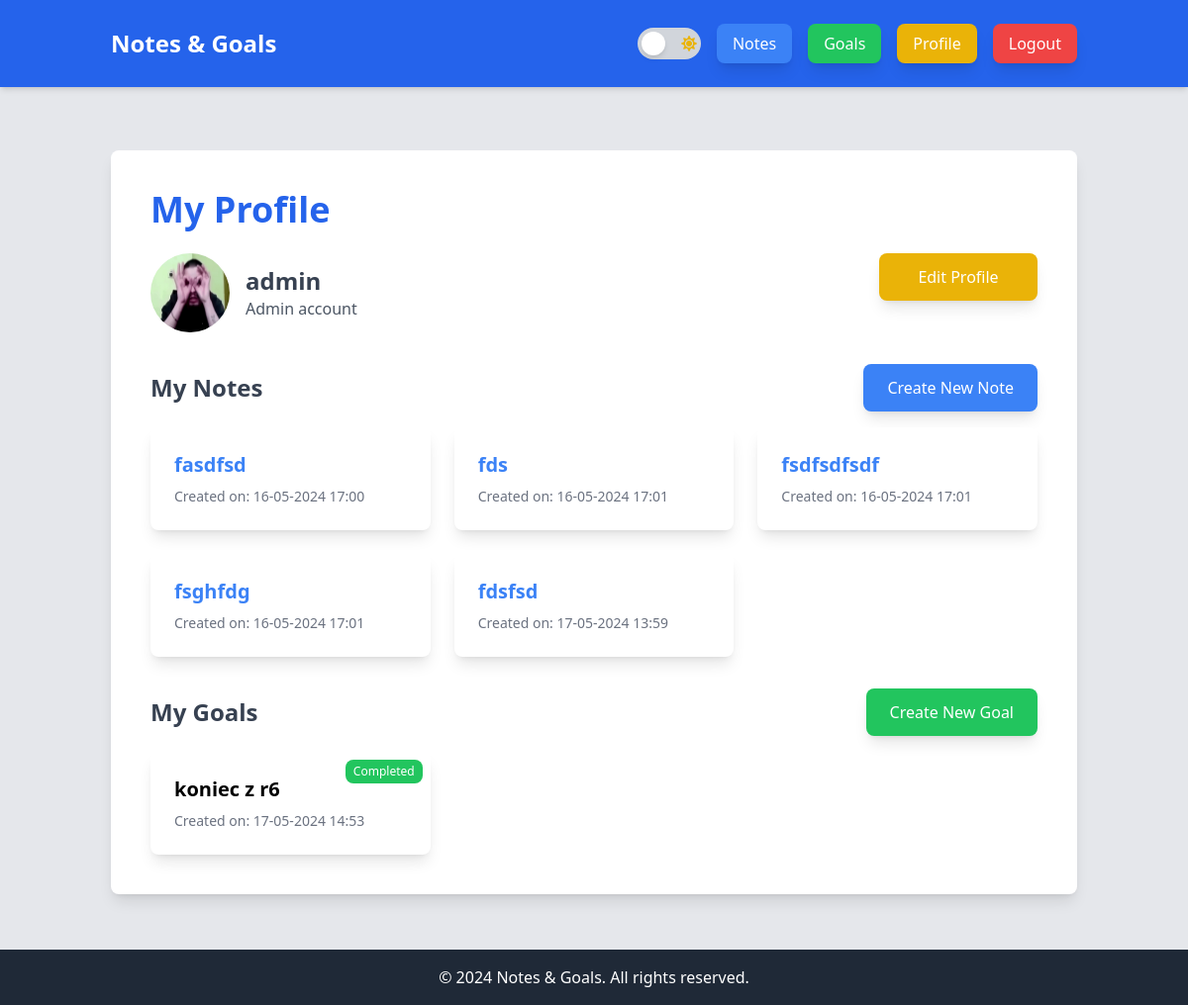
/profile/ (signed in), run on the app's committed database.
### notes_app/models.py (models this page shows, shortened)
class Profile(models.Model):
    user = models.OneToOneField(User, on_delete=models.CASCADE)
    image = models.ImageField(default="default.jpg", upload_to="profile_pics")
    bio = models.TextField(blank=True, null=True)

class Note(models.Model):
    user = models.ForeignKey(User, on_delete=models.CASCADE)
    title = models.CharField(max_length=100)
    description = models.CharField(max_length=100, blank=True, null=True)
    content = models.TextField()
    created_at = models.DateTimeField(auto_now_add=True)
    tags = models.ManyToManyField(Tag, blank=True)

class Goal(models.Model):
    user = models.ForeignKey(User, on_delete=models.CASCADE)
    title = models.CharField(max_length=100)
    description = models.TextField()
    short_description = models.CharField(max_length=100, blank=True, null=True)
    due_date = models.DateField()
    completed = models.BooleanField(default=False)
    created_at = models.DateTimeField(default=timezone.now)
    tags = models.ManyToManyField(Tag, blank=True)

### notes_app/views.py (the view)
# urls.py: path('profile/', views.profile, name='profile'),
@login_required
def profile(request):
    if request.method == "POST":
        u_form = UserUpdateForm(request.POST, instance=request.user)
        p_form = ProfileUpdateForm(
            request.POST, request.FILES, instance=request.user.profile
        )
        if u_form.is_valid() and p_form.is_valid():
            u_form.save()
            p_form.save()
            messages.success(request, f"Twoje konto zostało zaktualizowane!")
            return redirect("profile")
    else:
        u_form = UserUpdateForm(instance=request.user)
        p_form = ProfileUpdateForm(instance=request.user.profile)
    notes = Note.objects.filter(user=request.user).prefetch_related("tags")
    goals = Goal.objects.filter(user=request.user).prefetch_related("tags")
    context = {
        "u_form": u_form,
        "p_form": p_form,
        "notes": notes,
        "goals": goals,
    }
    return render(request, "notes_app/profile.html", context)

### notes_app/templatetags/form_tags.py (called while the page is built)
@register.filter(name='add_class')
def add_class(field, css_class):
    return field.as_widget(attrs={"class": css_class})

### notes_app/templates/notes_app/profile.html (shortened to what this page needs)
{% extends "base.html" %}
{% load form_tags %}
{% block content %}
<div class="bg-white dark:bg-gray-800 p-10 shadow-lg rounded-lg mt-10">
    <h1 class="text-4xl font-bold text-blue-600 dark:text-blue-400 mb-6">My Profile</h1>
    <div class="flex justify-between items-start mb-8">
        <div class="flex items-center">
            <img src="{{ user.profile.image.url }}" alt="Profile Image" class="w-20 h-20 rounded-full mr-4" id="profile-image-preview">
            <div>
                <h2 class="text-2xl font-semibold text-gray-700 dark:text-gray-300">{{ user.username }}</h2>
                <p class="text-gray-600 dark:text-gray-400">{{ user.profile.bio }}</p>
            </div>
        </div>
        <div class="flex-shrink-0">
            <button id="edit-profile-btn" class="bg-yellow-500 text-white px-3 py-3 rounded-lg shadow-lg w-40 hover:bg-yellow-700">Edit Profile</button>
        </div>
    </div>
    <div class="mb-8">
        <div class="flex justify-between items-center mb-4">
            <h2 class="text-2xl font-semibold text-gray-700 dark:text-gray-300">My Notes</h2>
            <a href="{% url 'note_create' %}" class="bg-blue-500 text-white px-6 py-3 rounded-lg shadow-lg hover:bg-blue-700">Create New Note</a>
        </div>
        <div class="grid grid-cols-1 md:grid-cols-2 lg:grid-cols-3 gap-6">
            {% for note in notes %}
                <a href="{% url 'note_detail' note.pk %}" class="card block bg-white dark:bg-gray-700 p-6 rounded-lg shadow-lg">
                    <div>
                        <h3 class="text-xl font-semibold text-blue-500 dark:text-blue-400">{{ note.title }}</h3>
                        <span class="block text-gray-500 dark:text-gray-400 text-sm mt-2">Created on: {{ note.created_at|date:"d-m-Y H:i" }}</span>
                    </div>
                </a>
            {% endfor %}
        </div>
    </div>
    <div>
        <div class="flex justify-between items-center mb-4">
            <h2 class="text-2xl font-semibold text-gray-700 dark:text-gray-300">My Goals</h2>
            <a href="{% url 'goal_create' %}" class="bg-green-500 text-white px-6 py-3 rounded-lg shadow-lg hover:bg-green-700">Create New Goal</a>
        </div>
        <div class="grid grid-cols-1 md:grid-cols-2 lg:grid-cols-3 gap-6">
            {% for goal in goals %}
                <a href="{% url 'goal_detail' goal.pk %}" class="card block bg-white dark:bg-gray-700 p-6 rounded-lg shadow-lg relative">
                    <div>
                        <h3 class="text-xl font-semibold text-black dark:text-white">{{ goal.title }}</h3>
                        <span class="block text-gray-500 dark:text-gray-400 text-sm mt-2">Created on: {{ goal.created_at|date:"d-m-Y H:i" }}</span>
                        <span class="absolute top-2 right-2 text-xs text-white px-2 py-1 rounded-lg {% if goal.completed %}bg-green-500{% else %}bg-red-500{% endif %}">
                            {% if goal.completed %}Completed{% else %}Incomplete{% endif %}
                        </span>
                    </div>
                </a>
            {% endfor %}
        </div>
    </div>
</div>
{% endblock %}

### notes_app/templates/notes_app/profile.html (style rules this page uses)
.card { transition: transform 0.2s ease-in-out; }

### data on the page
Note: title "fasdfsd", created_at "16-05-2024 17:00"
Note: title "fds", created_at "16-05-2024 17:01"
Note: title "fsdfsdfsdf", created_at "16-05-2024 17:01"
Note: title "fsghfdg", created_at "16-05-2024 17:01"
Note: title "fdsfsd", created_at "17-05-2024 13:59"
Goal: title "koniec z r6", created_at "17-05-2024 14:53", completed "Completed"

### other printed values
{{ user.username }} "admin"
{{ user.profile.bio }} "Admin account"
